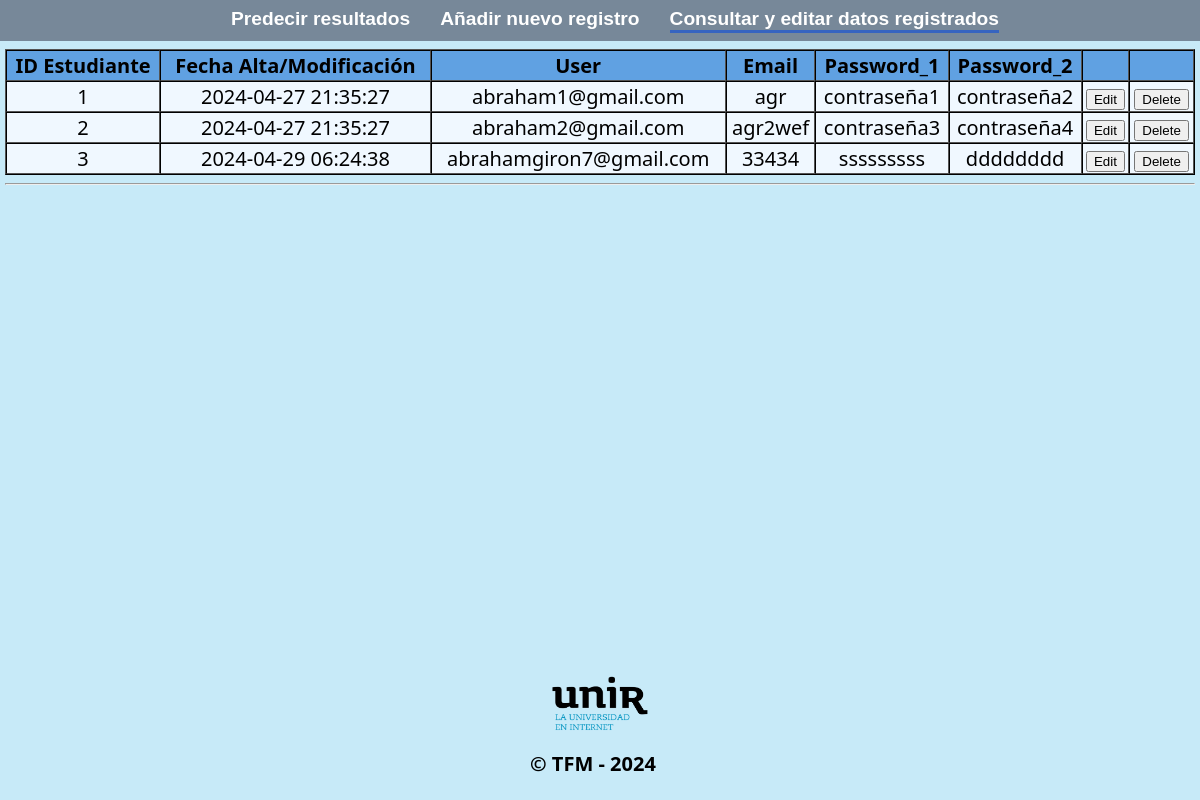
Page /list on the committed database.
### tables this page shows
CREATE TABLE Alumn_Data (
    id INTEGER PRIMARY KEY AUTOINCREMENT,
    created TIMESTAMP NOT NULL DEFAULT CURRENT_TIMESTAMP,
    email TEXT NOT NULL,
    user TEXT NOT NULL,
    pass1 TEXT NOT NULL,
    pass2 TEXT NOT NULL
);

### app.py (the view)
@app.route('/list')
def list():
    con = sqlite3.connect("DataBase/Alumn_Data.db")
    con.row_factory = sqlite3.Row
    cur = con.cursor()
    cur.execute("SELECT rowid, * FROM Alumn_Data")
    rows = cur.fetchall()
    """ print(rows[1][1]) """
    con.close()
    return render_template("list.html",rows=rows)

### APP_WEB/Templates/list.html (shortened to what this page needs)
{% extends "layout.html" %}
{% block content %}
<div id="Consulta">
    <table border="1px">
        <thead class="cabeceraTAB">
            <td><strong>ID Estudiante</strong></td>
            <td><strong>Fecha Alta/Modificación</strong></td>
            <td><strong>User</strong></td>
            <td><strong>Email</strong></td>
            <td><strong>Password_1</strong></td>
            <td><strong>Password_2</strong></td>
            <td></td>
            <td></td>
        </thead>
        {% for row in rows %}
        <tr>
            <td>{{ row["id"] }}</td>
            <td>{{ row["created"] }}</td>
            <td>{{ row["email"] }}</td>
            <td> {{ row["user"]}}</td>
            <td>{{ row["pass1"] }}</td>
            <td>{{ row["pass2"] }}</td>
            <td>
                <form action="{{url_for('edit')}}" method="POST"><input type="hidden" name="id"
                        value="{{ row['id'] }}"><input type="submit" value="Edit"></form>
            </td>
            <td>
                <form onsubmit="return confirm('Are you sure you want to DELETE this Student from the Database?');"
                    action="{{url_for('delete')}}" method="POST"><input type="hidden" name="id"
                        value="{{ row['id'] }}"><input type="submit" value="Delete"></form>
            </td>
        </tr>
        {% endfor %}
    </table>
</div>
{% endblock %}

### APP_WEB/Templates/layout.html (shortened to what this page needs)
<!DOCTYPE html>
<html>
<head>
    <link rel="stylesheet" href="{{ url_for( "static", filename="styles.css" ) }}">
</head>
<body>
    <div class="navbar">
        <a href="{{ url_for('home') }}" id="PredecirNAV" onclick="Select_P()">Predecir
            resultados</a>
        <a href="{{ url_for('enternew') }}" id="AnadirNAV" onclick="Select_A()">Añadir nuevo
            registro</a>
        <a href="{{ url_for('list') }}" id="ConsultarNAV" onclick="Select_C()">Consultar y editar
            datos registrados</a>
    </div>
    <div class="body-content">
        {% block content %}
        {% endblock %}
        <hr />
        <footer>
            <div class="Logo">
                <p><img src="{{ url_for('static', filename='logo.png')}}" width="140" height="80">&copy;
                    TFM -
                    2024</p>
        </footer>
    </div>
</body>
</html>

### APP_WEB/static/styles.css (style rules this page uses)
body { box-sizing: border-box; margin: 0; padding: 0; background-color: rgb(199, 234, 248); font-family: "lato", sans-serif; }
.navbar { display: flex; justify-content: center; background-color: lightslategray; font-size: 1em; font-family: 'Trebuchet MS', 'Lucida Sans Unicode', 'Lucida Grande', 'Lucida Sans', Arial, sans-serif; color: white; padding: 8px 5px 8px 5px; cursor: pointer; }
.navbar a { text-decoration: none; color: inherit; font-size: 1.2em; margin-left: 30px; font-weight: 600; }
.navbar-active { border-bottom: 3px solid #3664c0; }
.body-content { padding: 5px; font-family: 'Segoe UI', Tahoma, Geneva, Verdana, sans-serif; }
#Consulta { margin-top: 0.25%; }
footer { position: absolute; top: 90%; left: 50%; transform: translate(-50%, -50%); }
.Logo { position: absolute; top: 90%; left: 50%; transform: translate(-50%, -50%); font-weight: 600; font-size: 20px; }
table { font-size: 30px; }
::placeholder { color: transparent; }
table { width: 100%; border-color: black; text-align: center; border-spacing: 0cap; background-color: aliceblue; font-size: 20px; }
.cabeceraTAB { background-color: rgb(96, 161, 226); border-color: black; }

### rows in the picture
Alumn_Data: id "1", created "2024-04-27 21:35:27", email "abraham1@gmail.com", user "agr", pass1 "contraseña1", pass2 "contraseña2"
Alumn_Data: id "2", created "2024-04-27 21:35:27", email "abraham2@gmail.com", user "agr2wef", pass1 "contraseña3", pass2 "contraseña4"
Alumn_Data: id "3", created "2024-04-29 06:24:38", email "abrahamgiron7@gmail.com", user "33434", pass1 "sssssssss", pass2 "dddddddd"
